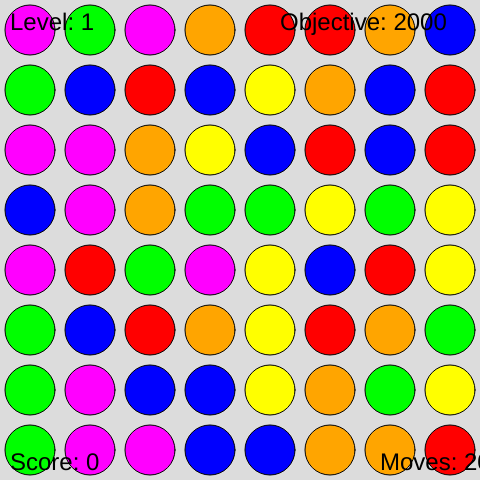
Frame 1 (no input)
Frame 60 (no input): identical to frame 1, image omitted
Frame 120 (the mouse pressed at the canvas centre since frame 60): identical to frame 1, image omitted

The p5.js sketch that drew this single still picture (run headless with seeded random() and noise() and a simulated clock; from frame 60 on, the mouse is pressed at the canvas centre):

// p5.js sketch
// ── sketch.js
// Grid-Based Game Assignment
// Misheel Gankhuyag
// October 27, 2023
//
// Extra for Experts:
// - describe what you did to take this project "above and beyond"


// let grid;
// const GRID_SIZE = 5;

// let cellSize;

// let colors = ["pink", "blue", "light green", "red", "yellow", "purple", "light blue"];


// function setup() {
//   createCanvas(windowWidth * 0.8, windowHeight * 0.8);
//   grid = generateEmptyGrid(GRID_SIZE, GRID_SIZE);


//   if (height > width) {
//     cellSize = width/GRID_SIZE;
//   }
//   else {
//     cellSize = height/GRID_SIZE;
//   }
// }

// function draw() {
//   background(220);
//   displayGrid();
// }


// function displayGrid() {
//   for (let y = 0; y < GRID_SIZE; y++) {
//     for (let x = 0; x < GRID_SIZE; x++) {
//       if (grid[y][x] === 0) {
//         fill("white");
//         stroke("pink");
//         rect(x*cellSize, y*cellSize, cellSize, cellSize);
//       }
//       ellipseMode(CORNER);
//       let margin = 5;
//       stroke(0);
//       // fill(random(colors));
//       circle(x*cellSize + margin, y*cellSize + margin, cellSize - margin*2);
//     }
//   }
// }


// function generateEmptyGrid(cols, rows) {
//   let newGrid = [];
//   for (let y = 0; y < rows; y++) {
//     newGrid.push([]);
//     for (let x = 0; x < cols; x++) {
//       newGrid[y].push(0);
//     }
//   }
//   return newGrid;
// }



let rows = 8;
let cols = 8;
let tileSize = 60;
let grid = [];
let circleColors = 6;

let selected = null;
let score = 0;
let moves = 20;
let level = 1;
let objective = 2000; // Score needed to complete the level

function setup() {
  createCanvas(cols * tileSize, rows * tileSize);
  generateGrid();
}

function draw() {
  background(220);
  displayGrid();
  displayScore();
  displayMoves();
  displayLevel();
  displayObjective();
}

function generateGrid() {
  for (let x = 0; x < cols; x++) {
    grid[x] = [];
    for (let y = 0; y < rows; y++) {
      grid[x][y] = floor(random(circleColors));
    }
  }
}

function displayGrid() {
  for (let x = 0; x < cols; x++) {
    for (let y = 0; y < rows; y++) {
      let circleType = grid[x][y];
      fill(getColor(circleType));
      ellipse(x * tileSize + tileSize / 2, y * tileSize + tileSize / 2, tileSize - 10);
    }
  }

  if (selected) {
    let x = floor(mouseX / tileSize);
    let y = floor(mouseY / tileSize);
    let dx = selected.x - x;
    let dy = selected.y - y;

    if (abs(dx) + abs(dy) === 1) {
      fill(255, 0, 0, 100); // Highlight the selected circle
      ellipse(selected.x * tileSize + tileSize / 2, selected.y * tileSize + tileSize / 2, tileSize - 10);
    }
  }
}

function getColor(circleType) {
  let colors = [
    color(255, 0, 0),  // Red
    color(0, 255, 0),  // Green
    color(0, 0, 255),  // Blue
    color(255, 255, 0),  // Yellow
    color(255, 0, 255),  // Purple
    color(255, 165, 0)  // Orange
  ];
  return colors[circleType];
}

function mousePressed() {
  let x = floor(mouseX / tileSize);
  let y = floor(mouseY / tileSize);

  if (selected === null) {
    selected = createVector(x, y);
  }
}

function mouseDragged() {
  if (selected !== null) {
    let x = floor(mouseX / tileSize);
    let y = floor(mouseY / tileSize);
    let dx = selected.x - x;
    let dy = selected.y - y;

    if (abs(dx) + abs(dy) === 1) {
      swapCircles(selected.x, selected.y, x, y);
      selected = createVector(x, y);
    }
  }
}

function mouseReleased() {
  selected = null;
}

function swapCircles(x1, y1, x2, y2) {
  let temp = grid[x1][y1];
  grid[x1][y1] = grid[x2][y2];
  grid[x2][y2] = temp;

  if (!checkForMatches()) {
    temp = grid[x1][y1];
    grid[x1][y1] = grid[x2][y2];
    grid[x2][y2] = temp;
  }
}

function checkForMatches() {
  let matches = [];

  // Check horizontal matches
  for (let y = 0; y < rows; y++) {
    for (let x = 0; x < cols - 2; x++) {
      let circleType = grid[x][y];
      if (circleType === grid[x + 1][y] && circleType === grid[x + 2][y]) {
        matches.push({ x, y });
        matches.push({ x: x + 1, y });
        matches.push({ x: x + 2, y });
      }
    }
  }

  // Check vertical matches
  for (let x = 0; x < cols; x++) {
    for (let y = 0; y < rows - 2; y++) {
      let circleType = grid[x][y];
      if (circleType === grid[x][y + 1] && circleType === grid[x][y + 2]) {
        matches.push({ x, y });
        matches.push({ x, y: y + 1 });
        matches.push({ x, y: y + 2 });
      }
    }
  }

  if (matches.length > 0) {
    // Eliminate matched circles
    for (let match of matches) {
      grid[match.x][match.y] = -1; //number that contains the eliminated circle
    }

    // Update the score
    score += matches.length;

    // Check for level completion
    if (score >= objective) {
      level++;
      moves = 20; // Reset moves for the next level
      objective += 1000; // Increase the objective for the next level
      // Generate a new grid for the next level (you can implement this function)
      generateGrid();
    }

    applyGravity();
    
    return true;
  }

  return false;
}

function applyGravity() {
  for (let x = 0; x < cols; x++) {
    for (let y = rows - 1; y >= 0; y--) {
      if (grid[x][y] === -1) {
        for (let j = y; j >= 0; j--) {
          if (grid[x][j] !== -1) {
            grid[x][y] = grid[x][j];
            grid[x][j] = -1;
            break;
          }
        }
      }
    }
  }

  for (let x = 0; x < cols; x++) {
    for (let y = 0; y < rows; y++) {
      if (grid[x][y] === -1) {
        grid[x][y] = floor(random(circleColors));
      }
    }
  }
}

function displayScore() {
  fill(0);
  textSize(24);
  text(`Score: ${score}`, 10, height - 10);
}

function displayMoves() {
  fill(0);
  textSize(24);
  text(`Moves: ${moves}`, width - 100, height - 10);
}

function displayLevel() {
  fill(0);
  textSize(24);
  text(`Level: ${level}`, 10, 30);
}

function displayObjective() {
  fill(0);
  textSize(24);
  text(`Objective: ${objective}`, width - 200, 30);
}
